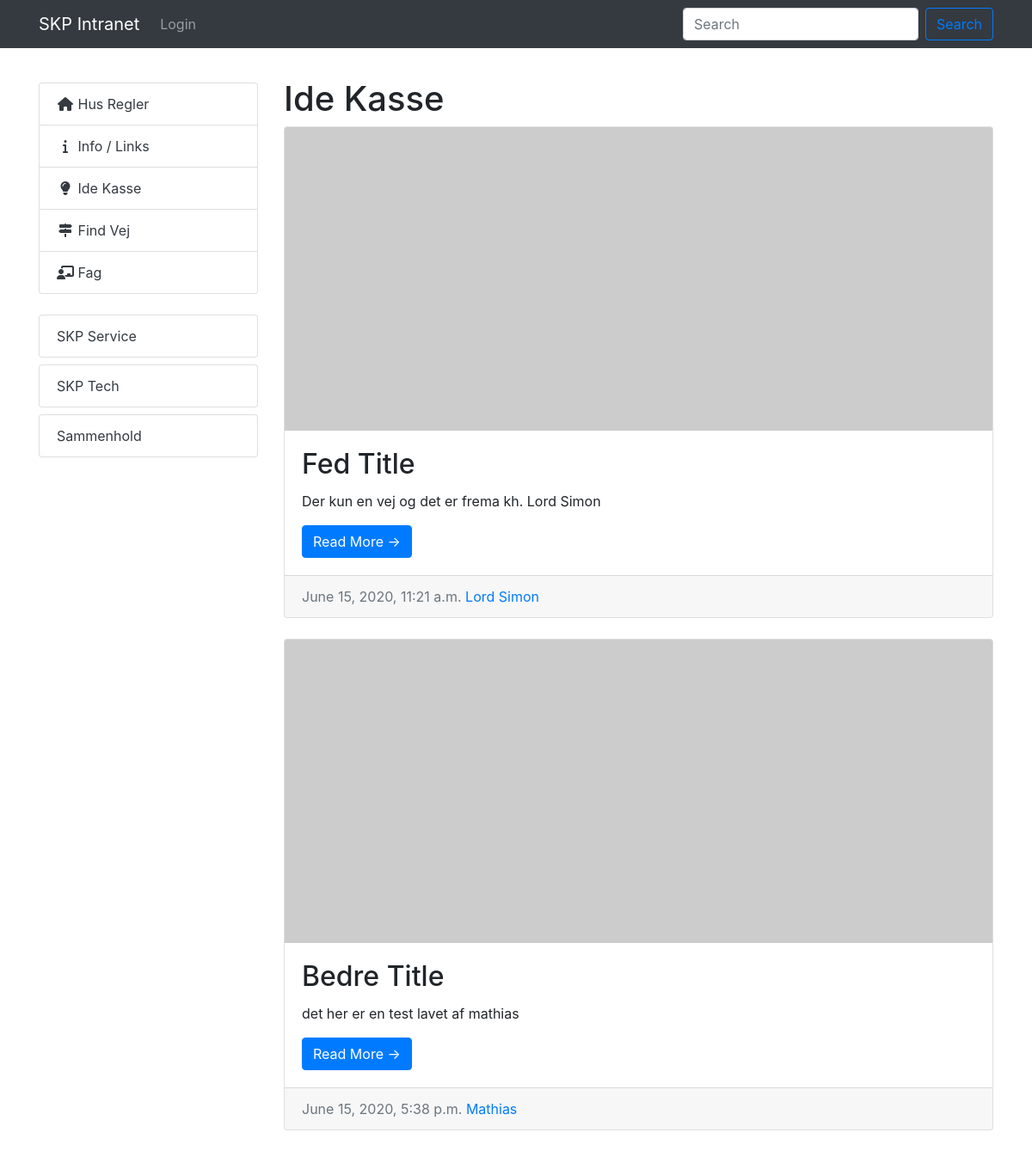
Screenshot of /idekasse/ with the database file from the repository.
### skpcore/models.py (models this page shows, shortened)
class Blogpost(models.Model):
    title = models.CharField(max_length=1000, null=True)
    bruger = models.ForeignKey(Bruger, on_delete=models.SET_NULL, null=True)
    postdate = models.DateTimeField(auto_now_add=True, null=True)
    blog_picture = models.CharField(max_length=1000, null=True)
    blog_text = models.CharField(max_length=1000, null=True)

class Bruger(models.Model):
    user = models.OneToOneField(User, null=True, blank=True, on_delete=models.CASCADE)
    name = models.CharField(max_length=200, null=True)
    profile_pic = models.ImageField(blank=True, null=True)
    data_created = models.DateTimeField(auto_now_add=True, null=True)
    def __str__(self):
        return self.name

### skpcore/views.py (the view)
# urls.py: path("idekasse/", views.idekasse, name="idekasse"),
def idekasse(request):
    blog = Blogpost.objects.all()
    context = {"blog":blog}
    return render(request, "skpcore/idekasse.html", context)

### skpcore/templates/skpcore/idekasse.html
{%  extends 'skpcore/base.html' %}
{% load static %}
{% block content %}
<link rel="stylesheet" type="text/css" href="{% static '/css/home.css' %}">
<div class="container">
  <div class="row">
    <div class="col-lg-3">
      <div class="list-group padder">
        <a href="{% url 'husregler' %}" class="list-group-item text-dark"><i class="fas fa-home fa-fw"></i> Hus Regler</a>
        <a href="{% url 'info' %}" class="list-group-item text-dark"><i class="fas fa-info fa-fw"></i> Info / Links</a>
        <a href="{% url 'idekasse' %}" class="list-group-item text-dark"><i class="fas fa-lightbulb fa-fw"></i> Ide Kasse</a>
        <a href="#" class="list-group-item text-dark"><i class="fas fa-map-signs fa-fw"></i> Find Vej</a>
        <a href="#" class="list-group-item text-dark"><i class="fas fa-chalkboard-teacher fa-fw"></i> Fag</a>
      </div>
      <div class="list-group pt-4">
        <a href="#" class="list-group-item text-dark">SKP Service</a>
      </div>
      <div class="list-group pt-2">
        <a href="#" class="list-group-item text-dark">SKP Tech</a>
      </div>
      <div class="list-group pt-2">
        <a href="#" class="list-group-item text-dark">Sammenhold</a>
      </div>
    </div>
    <div class="col-lg-9">
    <h1 style="padding-top: 35px;">Ide Kasse</h1>
    {% for x in blog %}
    <div class="card mb-4">
        <img class="card-img-top" src="http://placehold.it/700x300" alt="Card image cap">
        <div class="card-body">
        <h2 class="card-title">{{x.title}}</h2>
        <p class="card-text">{{x.blog_text}}</p>
        <a href="{% url 'ide' x.id %}" class="btn btn-primary">Read More &rarr;</a>
        </div>
        <div class="card-footer text-muted">
        {{x.postdate}}
        <a href="">{{x.bruger}}</a>
        </div>
    </div>
    {% endfor %}
    </div>
  </div>
</div>
{% endblock %}

### static/css/home.css (style rules this page uses)
body { padding-top: 56px; }
.padder { padding-top: 40px; }

### rows the page displays
Blogpost: title "Fed Title", blog_text "Der kun en vej og det er frema kh. Lord Simon", postdate "June 15, 2020, 11:21 a.m.", bruger "Lord Simon"
Blogpost: title "Bedre Title", blog_text "det her er en test lavet af mathias", postdate "June 15, 2020, 5:38 p.m.", bruger "Mathias"
